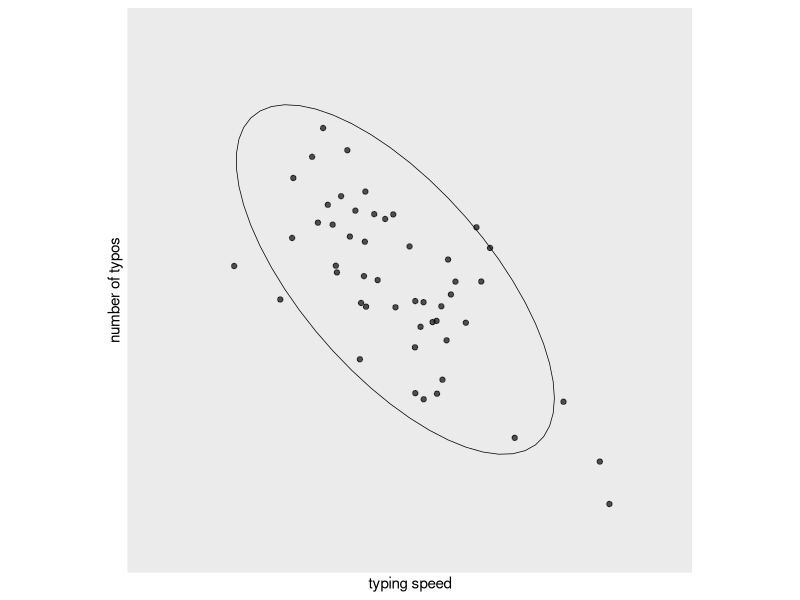
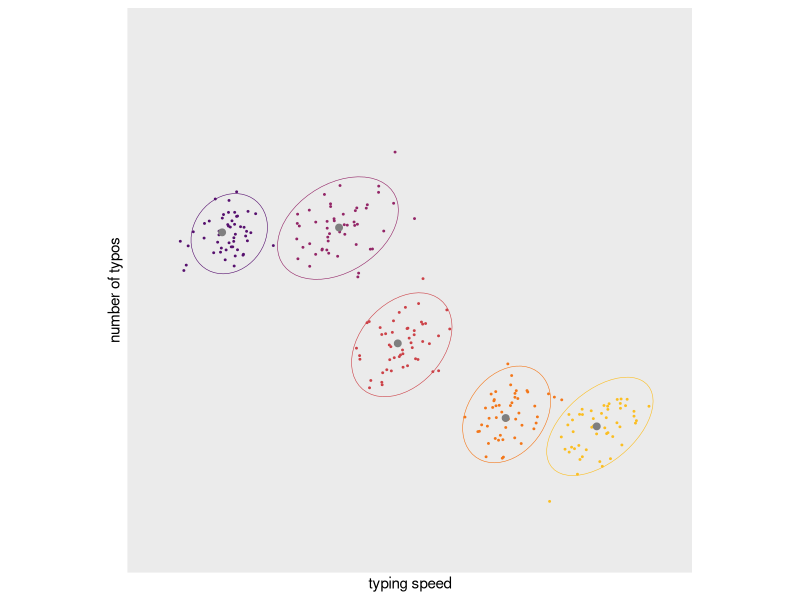
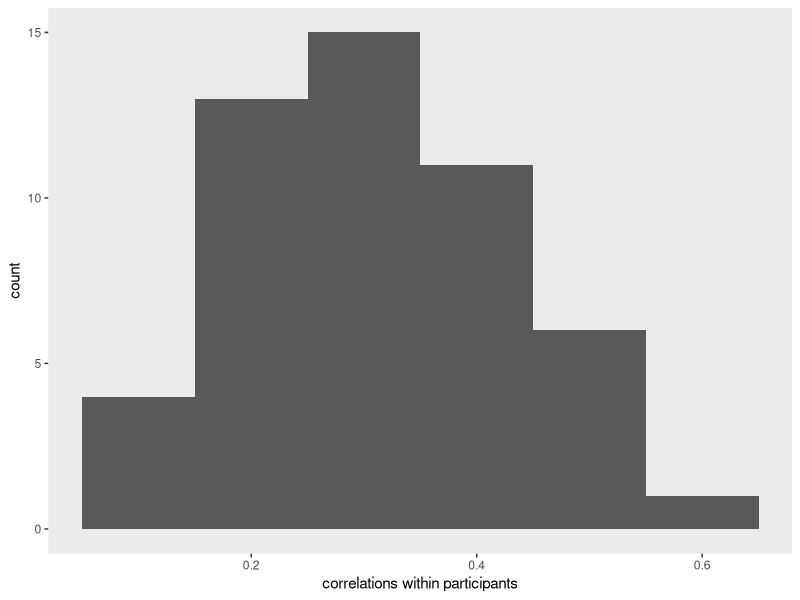

The R source for these figures, in order:
## ---- chunk 1
library(tidyverse)
# define the mean structure

n     <- 50  # choose the n
x0   <-  0   # population mean for x
y0   <-  0   # population mean for x
v_x0 <-  1   # variance around x
v_y0 <-  1   # variance around y
cov  <- -.8  # covariance for the variances

# the next three lines of code simply combine the terms, above
mu     <- c(x0, y0)
sigma  <- matrix(c(v_x0, cov, 
                   cov, v_y0), ncol = 2)
set.seed(1)
m <-
  MASS::mvrnorm(n, mu, sigma) %>% 
  data.frame() %>% 
  set_names("x0", "y0") %>% 
  arrange(x0) %>% 
  mutate(i = 1:n) %>% 
  expand(nesting(i, x0, y0),
         j = 1:n)

# Define the residual variance/covariance structure

# note how these values initially place the epsilons in a standardized metric
sigma  <- matrix(c(v_x0, .3, 
                   .3, v_y0), ncol = 2)
set.seed(1)
r <-
  MASS::mvrnorm(n * n, mu, sigma) %>% 
  data.frame() %>% 
  set_names("e_x", "e_y") %>% 
  # you do not need this step. 
  # it's something I experimented with to rescale
  # the residual variances to a workable level for the plots.
  mutate_all(.funs = ~. * .25)

# Combine the two and save.

d <-
  bind_cols(m, r) %>% 
  mutate(x = x0 + e_x,
         y = y0 + e_y) 
## ---- chunk 2
library(tidyverse)

d %>% 
  filter(j == 1) %>% 
  
  ggplot(aes(x = x, y = y)) +
  geom_point(alpha = 2/3) +
  stat_ellipse(size = 1/4) +
  scale_x_continuous("typing speed", breaks = NULL, limits = c(-3, 3)) +
  scale_y_continuous("number of typos", breaks = NULL, limits = c(-3, 3)) +
  coord_equal() +
  theme(panel.grid = element_blank())
## ---- chunk 3
d %>% 
  filter(j == 1) %>% 
  summarise(correlation_between_participants = cor(x, y))
## ---- chunk 4
d %>% 
  filter(i %in% c(1, 10, 25, 47, 50)) %>% 
  mutate(i = factor(i)) %>% 
  
  ggplot() +
  geom_point(aes(x = x, y = y, color = i),
             size = 1/3) +
  stat_ellipse(aes(x = x, y = y, color = i),
               size = 1/5) +
  geom_point(data = d %>% 
               filter(j == 1 &
                        i %in% c(1, 10, 25, 47, 50)),
             aes(x = x0, y = y0),
             size = 2, color = "grey50") +
  scale_color_viridis_d(option = "B", begin = .25, end = .85) +
  scale_x_continuous("typing speed", breaks = NULL, limits = c(-3, 3)) +
  scale_y_continuous("number of typos", breaks = NULL, limits = c(-3, 3)) +
  coord_equal() +
  theme(panel.grid = element_blank(),
        legend.position = "none")
## ---- chunk 5
d %>% 
  group_by(i) %>% 
  summarise(r = cor(x, y) %>% round(digits = 2)) %>% 
  
  ggplot(aes(x = r)) +
  geom_histogram(binwidth = .1) +
  xlab("correlations within participants") +
  theme(panel.grid = element_blank())
## ---- chunk 6
sessionInfo()
